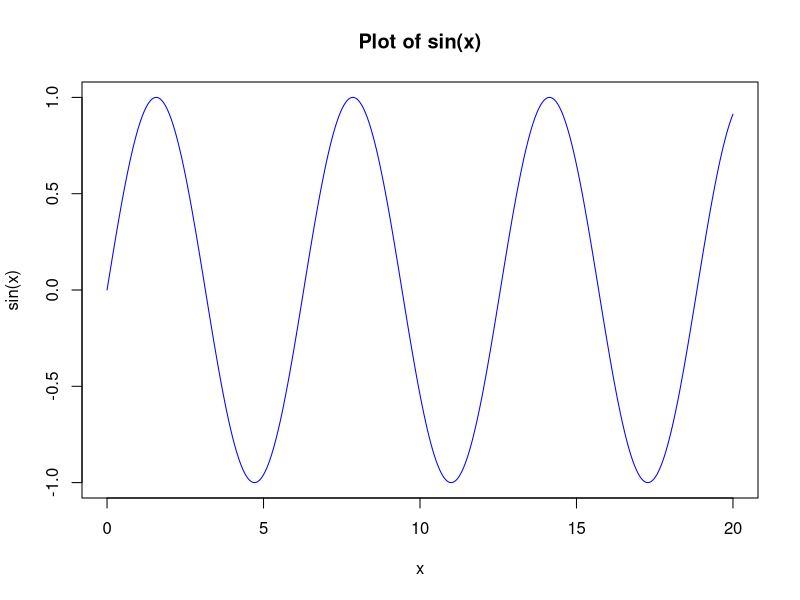

R code for this plot:
## ---- chunk 1
knitr::opts_chunk$set(echo = TRUE)
## ---- chunk 2
# Define the vector x
x <- seq(from = 0, to = 20, by = 0.01)

# Print the first few elements of x to verify
head(x)
## ---- chunk 3
# Create the vector y, where each element is the sine of the corresponding element in x
y <- sin(x)

# Print the first few elements of y to verify
head(y)
## ---- chunk 4
# Create the data frame sin_df with two columns: x and y
sin_df <- data.frame(x = x, y = y)

# Inspect the first few rows of the data frame
head(sin_df,3)
## ---- chunk 5
# Plot sin_df with x as the x-axis and y as the y-axis
plot(sin_df$x, sin_df$y, type = "l", col = "blue", 
     xlab = "x", ylab = "sin(x)", main = "Plot of sin(x)")
# sin_df$x: Refers to the x column in the data frame.
# sin_df$y: Refers to the y column in the data frame (the sine of x values).
